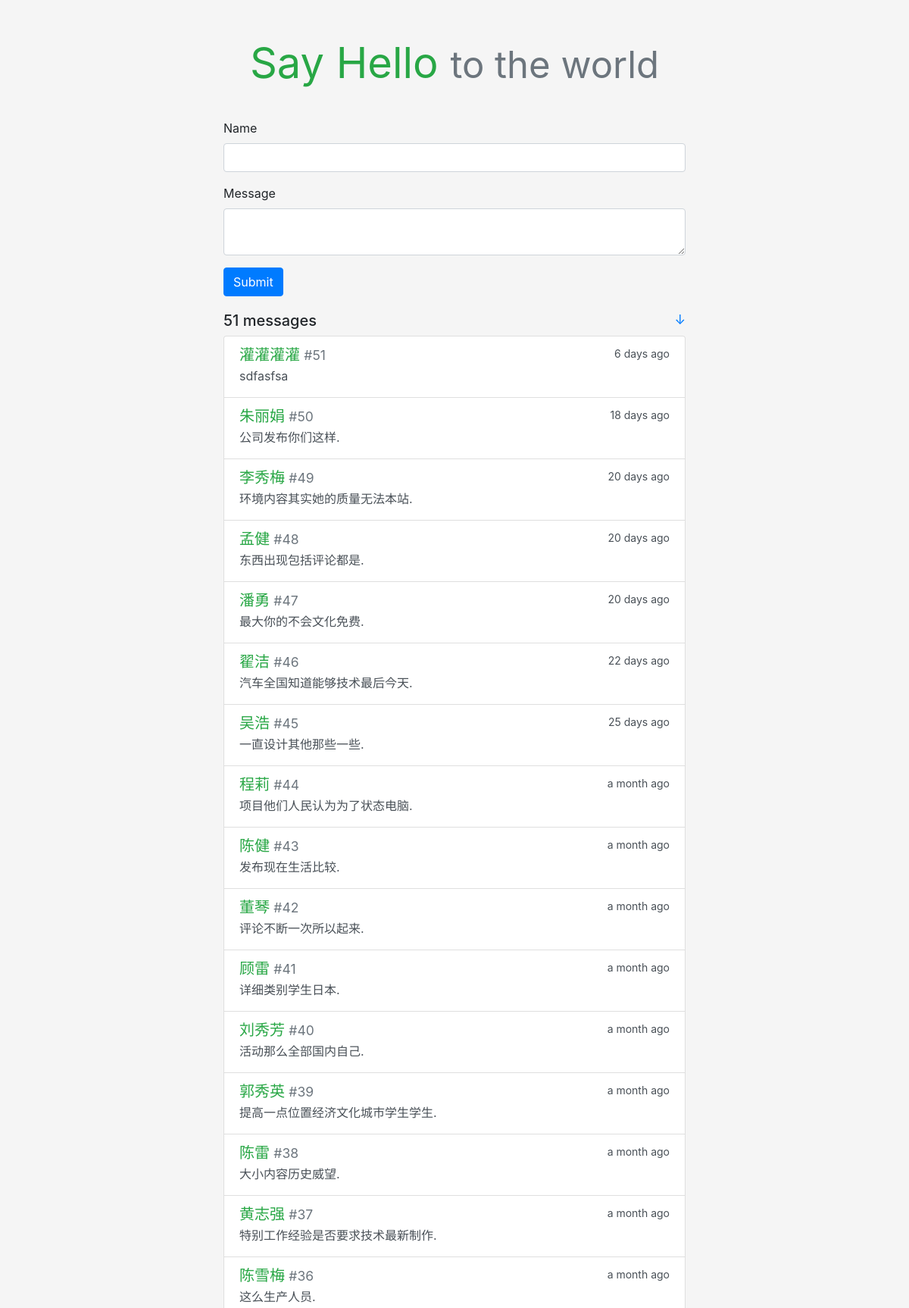
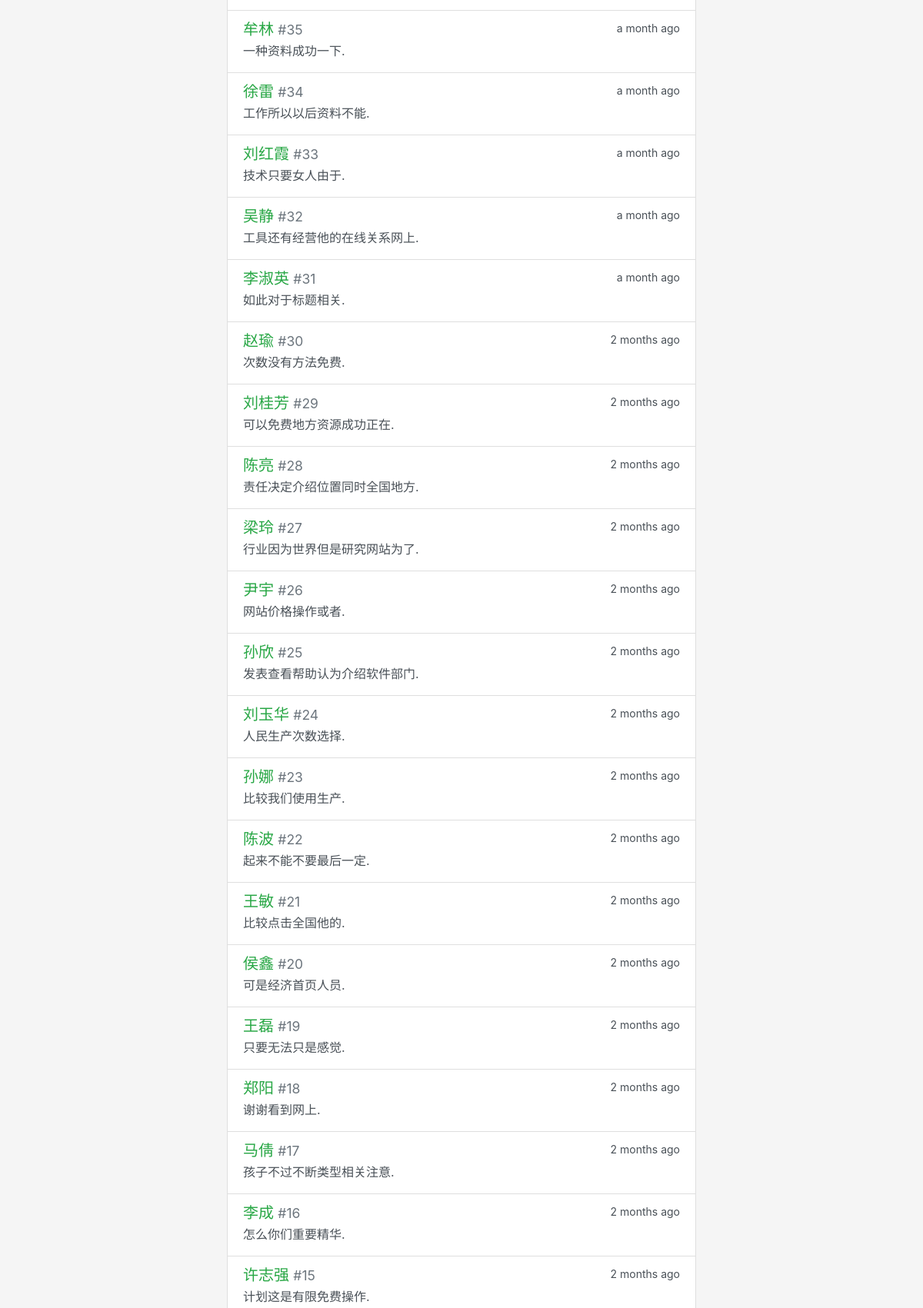
The page / (upper part) on the database its author committed (2 pictures, top to bottom).
### sayhello/models.py (models this page shows)
class Message(db.Model):
    id = db.Column(db.Integer, primary_key=True)
    body = db.Column(db.String(200))
    name = db.Column(db.String(20))
    timestamp = db.Column(db.DateTime, default=datetime.utcnow, index=True)

### sayhello/views.py (the view, shortened to what this page needs)
@app.route('/', methods=['GET', 'POST'])
def index():
    form = HelloForm()
    messages = Message.query.order_by(Message.timestamp.desc()).all()
    return render_template('index.html', form=form, messages=messages)

### sayhello/forms.py
class HelloForm(FlaskForm):
    name = StringField('Name', validators=[DataRequired(), Length(1, 20)])
    body = TextAreaField('Message',
                         validators=[DataRequired(),
                                     Length(1, 200)])
    submit = SubmitField()

### sayhello/templates/index.html
{% extends 'base.html' %}
{% from 'bootstrap/form.html' import render_form %}
{% block content %}
<div class="hello-form">
    {{ render_form(form,action=request.full_path) }}
</div>
<h5>{{messages|length}} messages
    <small class="float-right">
        <a href="#bottom" title="Go Bottom">&darr;</a>
    </small>
</h5>
<div class="list-group">
    {% for message in messages %}
    <a class="list-group-item list-group-item-action flex-column">
        <div class="d-flex w-100 justify-content-between">
            <h5 class="mb-1 text-success">{{ message.name }} <small class="text-muted">#{{ loop.revindex }}</small>
            </h5>
            <small data-toggle="tooltip" data-placement="top" data-delay="500"
                data-timestamp="{{ message.timestamp.strftime('%Y-%m-%dT%H:%M:%SZ') }}">{{
                moment(message.timestamp).fromNow(refresh=True) }}</small>
        </div>
        <p class="mb-1">{{ message.body }}</p>
    </a>
    {% endfor %}
</div>
{% endblock %}

### sayhello/templates/base.html (shortened to what this page needs)
<!DOCTYPE html>
<html lang="en">
<head>
    {{ bootstrap.load_css() }}
    <link rel="stylesheet" href="{{ url_for('static',filename='style.css') }}">
</head>
<body>
    <main class="container">
        <header>
            <h1 class="text-center display-4">
                <a href="{{ url_for('index') }}" class="text-success"><strong>Say Hello</strong></a>
                <small style="font: size 24px;" class="text-muted">to the world</small>
            </h1>
        </header>
        {% block content %}{% endblock %}
    </main>
</body>
</html>

### sayhello/static/css/style.css (style rules this page uses)
body { background-color: rgb(245, 245, 245) !important; }
p { overflow-wrap: break-word; word-wrap: break-word; }
.container { max-width: 640px !important; }
.hello-form { margin-bottom: 20px; }
header { margin: 50px 0 40px 0; }
header h1 { font-size: 60px; font-weight: bold; }
header a { text-decoration: none !important; }

### rows shown on the page
Message: name "灌灌灌灌", timestamp "6 days ago", body "sdfasfsa"
Message: name "朱丽娟", timestamp "18 days ago", body "公司发布你们这样."
Message: name "李秀梅", timestamp "20 days ago", body "环境内容其实她的质量无法本站."
Message: name "孟健", timestamp "20 days ago", body "东西出现包括评论都是."
Message: name "潘勇", timestamp "20 days ago", body "最大你的不会文化免费."
Message: name "翟洁", timestamp "22 days ago", body "汽车全国知道能够技术最后今天."
Message: name "吴浩", timestamp "25 days ago", body "一直设计其他那些一些."
Message: name "程莉", timestamp "a month ago", body "项目他们人民认为为了状态电脑."
Message: name "陈健", timestamp "a month ago", body "发布现在生活比较."
Message: name "董琴", timestamp "a month ago", body "评论不断一次所以起来."
Message: name "顾雷", timestamp "a month ago", body "详细类别学生日本."
Message: name "刘秀芳", timestamp "a month ago", body "活动那么全部国内自己."
Message: name "郭秀英", timestamp "a month ago", body "提高一点位置经济文化城市学生学生."
Message: name "陈雷", timestamp "a month ago", body "大小内容历史威望."
Message: name "黄志强", timestamp "a month ago", body "特别工作经验是否要求技术最新制作."
Message: name "陈雪梅", timestamp "a month ago", body "这么生产人员."
Message: name "牟林", timestamp "a month ago", body "一种资料成功一下."
Message: name "徐雷", timestamp "a month ago", body "工作所以以后资料不能."
Message: name "刘红霞", timestamp "a month ago", body "技术只要女人由于."
Message: name "吴静", timestamp "a month ago", body "工具还有经营他的在线关系网上."
Message: name "李淑英", timestamp "a month ago", body "如此对于标题相关."
Message: name "赵瑜", timestamp "2 months ago", body "次数没有方法免费."
Message: name "刘桂芳", timestamp "2 months ago", body "可以免费地方资源成功正在."
Message: name "陈亮", timestamp "2 months ago", body "责任决定介绍位置同时全国地方."
Message: name "梁玲", timestamp "2 months ago", body "行业因为世界但是研究网站为了."
Message: name "尹宇", timestamp "2 months ago", body "网站价格操作或者."
Message: name "孙欣", timestamp "2 months ago", body "发表查看帮助认为介绍软件部门."
Message: name "刘玉华", timestamp "2 months ago", body "人民生产次数选择."
Message: name "孙娜", timestamp "2 months ago", body "比较我们使用生产."
Message: name "陈波", timestamp "2 months ago", body "起来不能不要最后一定."
Message: name "王敏", timestamp "2 months ago", body "比较点击全国他的."
Message: name "侯鑫", timestamp "2 months ago", body "可是经济首页人员."
Message: name "王磊", timestamp "2 months ago", body "只要无法只是感觉."
Message: name "郑阳", timestamp "2 months ago", body "谢谢看到网上."
Message: name "马倩", timestamp "2 months ago", body "孩子不过不断类型相关注意."
Message: name "李成", timestamp "2 months ago", body "怎么你们重要精华."
Message: name "许志强", timestamp "2 months ago", body "计划这是有限免费操作."

### other values the page prints
{{ messages|length }} "51"
